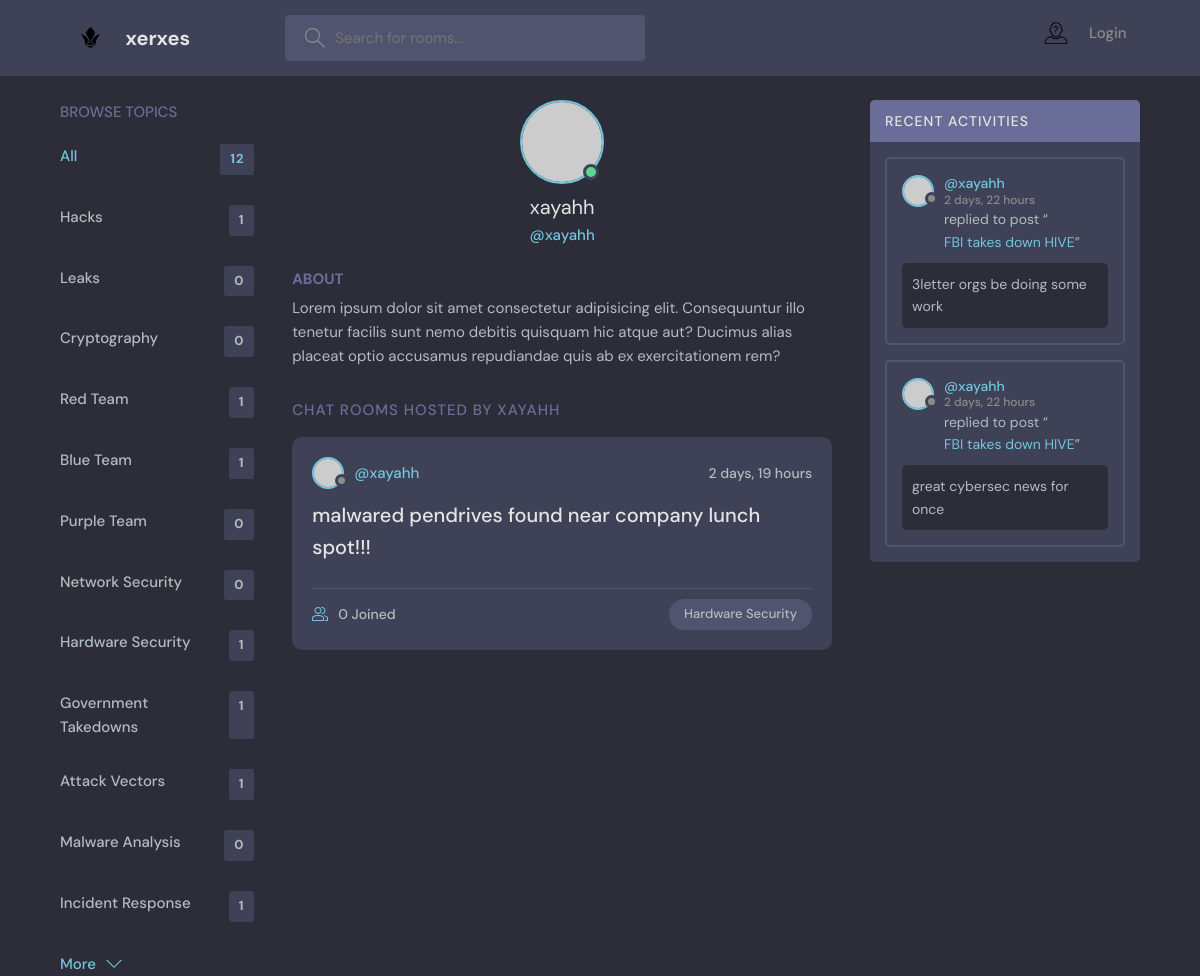
The page /profile/3/ on the database as committed earlier.
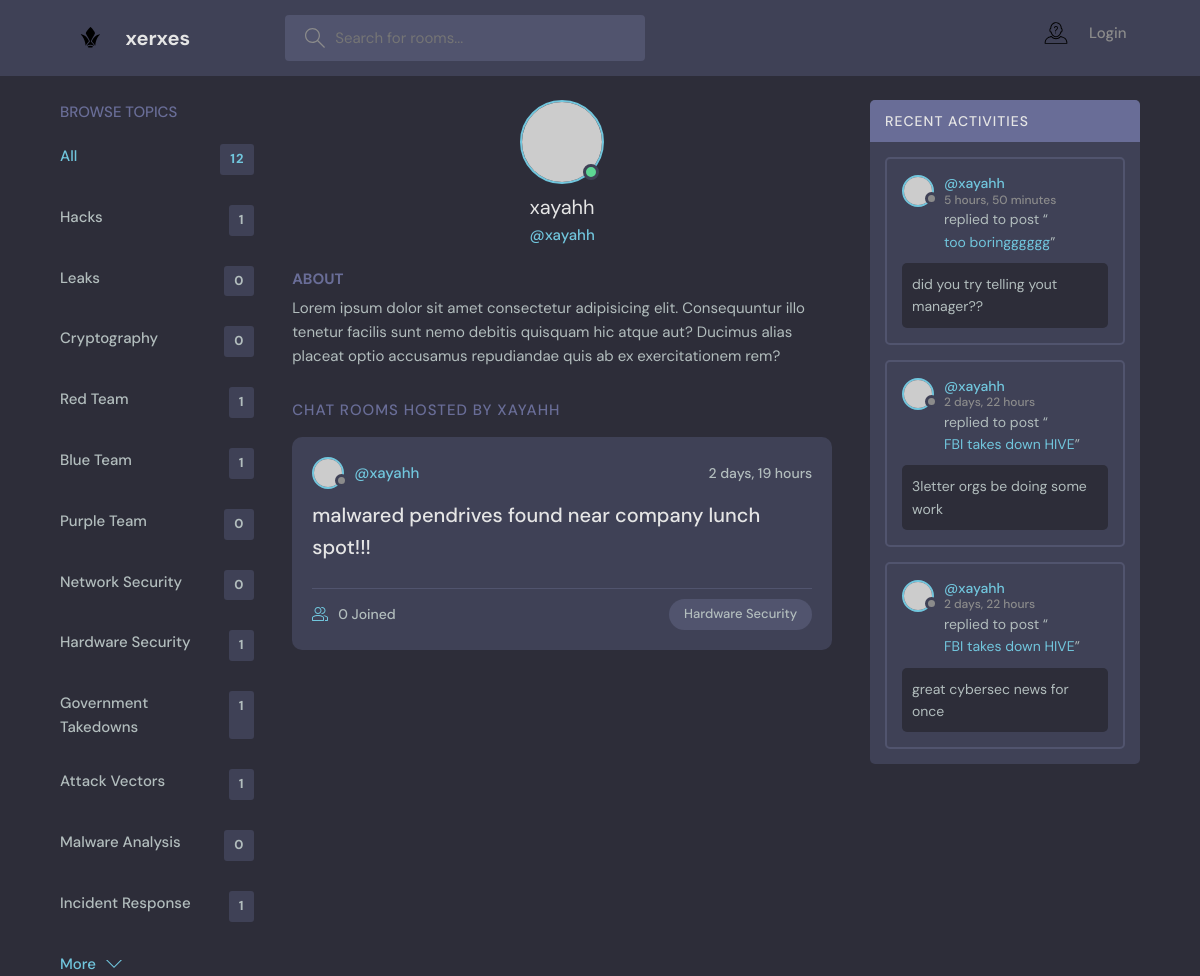
The same page on the database as committed later.
### base/models.py (models this page shows, shortened)
class Topic(models.Model):
    name = models.CharField(max_length=200)

class Room(models.Model):
    host = models.ForeignKey(User, on_delete=models.SET_NULL, null=True)
    topic = models.ForeignKey(Topic, on_delete=models.SET_NULL, null=True)
    name = models.CharField(max_length=200)
    description = models.TextField(null=True, blank=True)
    participants = models.ManyToManyField(User, related_name='participants', blank=True)
    updated = models.DateTimeField(auto_now=True)
    created = models.DateTimeField(auto_now_add=True)
    class Meta:
        ordering = ['-updated', '-created']
    def __str__(self):
        return self.name

class Message(models.Model):
    user = models.ForeignKey(User, on_delete=models.CASCADE)
    room = models.ForeignKey(Room,on_delete=models.CASCADE)
    body = models.TextField()
    updated = models.DateTimeField(auto_now=True)
    created = models.DateTimeField(auto_now_add=True)
    class Meta:
        ordering = ['-updated', '-created']
    def __str__(self):
        return self.body[0:50]

### base/views.py (the view)
# urls.py: path('profile/<str:pk>/', views.userProfile, name="user-profile"),
def userProfile(request, pk):
    user = User.objects.get(id=pk)
    room_messages = user.message_set.all()
    topics = Topic.objects.all()
    rooms = user.room_set.all()
    context = {'user': user, 'rooms': rooms, 'room_messages': room_messages, 'topics': topics}
    return render(request, 'base/profile.html', context)

### base/templates/base/profile.html (shortened to what this page needs)
{% extends 'main.html' %}
{% block content %}
  <main class="profile-page layout layout--3">
    <div class="container">
      {% include 'base/topics_component.html' %}
      <div class="roomList">
        <div class="profile">
          <div class="profile__avatar">
            <div class="avatar avatar--large active">
              <img src="https://randomuser.me/api/portraits/men/11.jpg" />
            </div>
          </div>
          <div class="profile__info">
            <h3>{{user.username}}</h3>
            <p>@{{user.username}}</p>
          </div>
          <div class="profile__about">
            <h3>About</h3>
            <p>
              Lorem ipsum dolor sit amet consectetur adipisicing elit. Consequuntur illo tenetur
              facilis sunt nemo debitis quisquam hic atque aut? Ducimus alias placeat optio
              accusamus repudiandae quis ab ex exercitationem rem?
            </p>
          </div>
        </div>
        <div class="roomList__header">
          <div>
            <h2>Chat Rooms Hosted by {{user.username}}</a>
            </h2>
          </div>
        </div>
        {% include 'base/feed_component.html' %}
      </div>
      {% include 'base/activity_component.html' %}
    </div>
  </main>
  {% endblock content %}

### base/templates/base/topics_component.html
<div class="topics">
    <div class="topics__header">
      <h2>Browse Topics</h2>
    </div>
    <ul class="topics__list">
      <li>
        <a href="{% url 'home' %}" class="active">All <span>{{topics.count}}</span></a>
      </li>
      {% for topic in topics %}
      <li>
        <a href="{% url 'home' %}?q={{topic.name}}">{{topic.name}}<span>{{topic.room_set.all.count}}</span></a>
      </li>
      {% endfor %}
    </ul>
    <a class="btn btn--link" href="{% url 'topics' %}">
      More
      <svg version="1.1" xmlns="http://www.w3.org/2000/svg" width="32" height="32" viewBox="0 0 32 32">
        <title>chevron-down</title>
        <path d="M16 21l-13-13h-3l16 16 16-16h-3l-13 13z"></path>
      </svg>
    </a>
  </div>

### base/templates/base/feed_component.html (shortened to what this page needs)
{% for room in rooms %}
<div class="roomListRoom">
    <div class="roomListRoom__header">
      <a href="{% url 'user-profile' room.host.id %}" class="roomListRoom__author">
        <div class="avatar avatar--small">
          <img src="https://randomuser.me/api/portraits/women/11.jpg" />
        </div>
        <span>@{{room.host.username}}</span>
      </a>
      <div class="roomListRoom__actions">
        <span>{{room.created|timesince}}</span>
      </div>
    </div>
    <div class="roomListRoom__content">
      <a href="{% url 'room' room.id %}">{{room.name}}</a>
    </div>
    <div class="roomListRoom__meta">
      <a href="{% url 'room' room.id %}" class="roomListRoom__joined">
        {{room.participants.all.count}} Joined
      </a>
      <p class="roomListRoom__topic">{{room.topic.name}}</p>
    </div>
  </div>
{% endfor %}

### base/templates/base/activity_component.html (shortened to what this page needs)
<div class="activities">
    <div class="activities__header">
      <h2>Recent Activities</h2>
    </div>
    {% for message in room_messages %}
    <div class="activities__box">
      <div class="activities__boxHeader roomListRoom__header">
        <a href="{% url 'user-profile' message.user.id %}" class="roomListRoom__author">
          <div class="avatar avatar--small">
            <img src="https://randomuser.me/api/portraits/women/11.jpg" />
          </div>
          <p>
            @{{message.user}}
            <span>{{message.created|timesince}}</span>
          </p>
        </a>
      </div>
      <div class="activities__boxContent">
        <p>replied to post “<a href="{% url 'room' message.room.id %}">{{message.room}}</a>”</p>
        <div class="activities__boxRoomContent">
          {{message.body}}
        </div>
      </div>
    </div>
    {% endfor %}
  </div>

Rows that differ between the two databases and show on the page:
added Message: user "xayahh", created "5 hours, 50 minutes", room "too boringggggg", body "did you try telling yout manager??"
